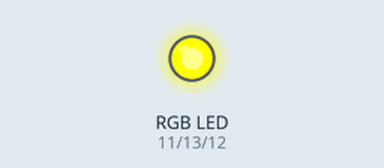
Bench run of a sketch on a simulated Arduino Uno, built with avr-gcc and run on an emulated ATmega328P. Parts: an RGB LED mixed from three pins (HIGH = lit).

Above: at 0.5 s.
At 2.5 s:
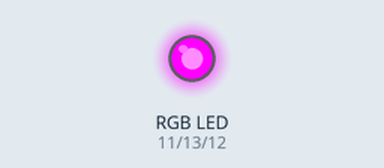
At 4.5 s:
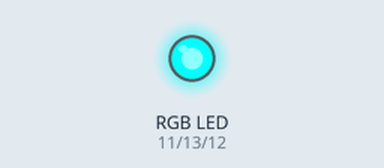
At 5.5 s:
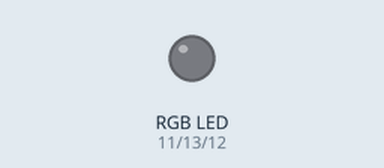
Timing chart, 0 to 7.8 s (numbered marks = the images above):
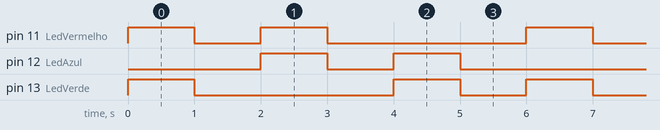

Measured:
- by itself, pin 11 (LedVermelho), pin 12 (LedAzul): repeats every 6.0 s: LOW 1.0 s, HIGH 1.0 s, LOW 3.0 s, HIGH 1.0 s
- by itself, pin 13 (LedVerde): repeats every 6.0 s: LOW 3.0 s, HIGH 1.0 s, LOW 1.0 s, HIGH 1.0 s
- by itself, everything shown: repeats every 6.0 s, in 6 steps

The sketch:

led_rgb_amarelo_magenta_e_ciano1.ino
```cpp
#define LedVermelho 11
#define LedAzul 12
#define LedVerde 13


void setup()
{
  pinMode(LedVermelho, OUTPUT);
  pinMode(LedVerde, OUTPUT);
  pinMode(LedAzul, OUTPUT);
  Serial.begin(9600);

}

void loop()
{
  digitalWrite(LedVermelho, HIGH); //LIGADO
  digitalWrite(LedVerde, HIGH);
  delay(1000); // AMARELO

  digitalWrite(LedVermelho, LOW); //DESLIGADO
  digitalWrite(LedVerde, LOW);
  delay(1000);

  digitalWrite(LedAzul, HIGH); //LIGADP
  digitalWrite(LedVermelho, HIGH);
  delay(1000); // MAGENTA

  digitalWrite(LedAzul,LOW); //DESLIGADO
  digitalWrite(LedVermelho, LOW);
  delay(1000);


  digitalWrite(LedAzul, HIGH); //LIGADO
  digitalWrite(LedVerde, HIGH);
  delay(1000); // CIANO


  digitalWrite(LedAzul,LOW); //DESLIGADO
  digitalWrite(LedVerde, LOW);
  delay(1000);


}
```
